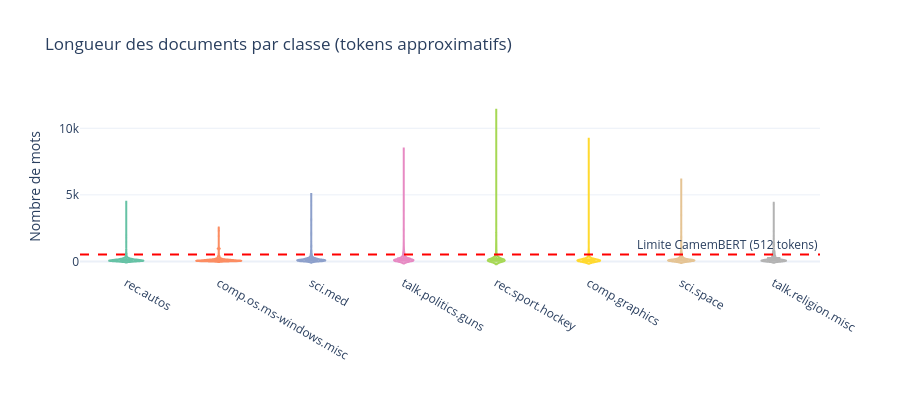

The notebook cell this image was saved under:
### Code cell
# Longueur des documents — violin plot par classe
train_ng['n_tokens_approx'] = train_ng['text'].str.split().str.len()

fig = px.violin(
    train_ng, x='label', y='n_tokens_approx',
    box=True, points=False,
    color='label', color_discrete_sequence=PALETTE,
    title='Longueur des documents par classe (tokens approximatifs)',
    labels={'n_tokens_approx': 'Nombre de mots', 'label': ''},
    template=TEMPLATE,
)
fig.update_layout(showlegend=False, height=400)
fig.add_hline(y=512, line_dash='dash', line_color='red',
              annotation_text='Limite CamemBERT (512 tokens)',
              annotation_position='top right')
fig.show()

### Figure 1 — Plotly figure (JSON) as saved in the notebook; plotly's stock layout.template omitted (floating-point values rounded to 4 significant figures; data arrays with more than 128 entries replaced by an {"elided": "..."} marker saying what was removed)
{"data": [{"alignmentgroup": "True", "box": {"visible": true}, "hovertemplate": "=%{x}<br>Nombre de mots=%{y}<extra></extra>", "legendgroup": "rec.autos", "marker": {"color": "rgb(102,194,165)"}, "name": "rec.autos", "offsetgroup": "rec.autos", "orientation": "v", "points": false, "scalegroup": "True", "showlegend": true, "type": "violin", "x": {"elided": "556 str values"}, "x0": " ", "xaxis": "x", "y": {"elided": "556 int values"}, "y0": " ", "yaxis": "y"}, {"alignmentgroup": "True", "box": {"visible": true}, "hovertemplate": "=%{x}<br>Nombre de mots=%{y}<extra></extra>", "legendgroup": "comp.os.ms-windows.misc", "marker": {"color": "rgb(252,141,98)"}, "name": "comp.os.ms-windows.misc", "offsetgroup": "comp.os.ms-windows.misc", "orientation": "v", "points": false, "scalegroup": "True", "showlegend": true, "type": "violin", "x": {"elided": "564 str values"}, "x0": " ", "xaxis": "x", "y": {"elided": "564 int values"}, "y0": " ", "yaxis": "y"}, {"alignmentgroup": "True", "box": {"visible": true}, "hovertemplate": "=%{x}<br>Nombre de mots=%{y}<extra></extra>", "legendgroup": "sci.med", "marker": {"color": "rgb(141,160,203)"}, "name": "sci.med", "offsetgroup": "sci.med", "orientation": "v", "points": false, "scalegroup": "True", "showlegend": true, "type": "violin", "x": {"elided": "576 str values"}, "x0": " ", "xaxis": "x", "y": {"elided": "576 int values"}, "y0": " ", "yaxis": "y"}, {"alignmentgroup": "True", "box": {"visible": true}, "hovertemplate": "=%{x}<br>Nombre de mots=%{y}<extra></extra>", "legendgroup": "talk.politics.guns", "marker": {"color": "rgb(231,138,195)"}, "name": "talk.politics.guns", "offsetgroup": "talk.politics.guns", "orientation": "v", "points": false, "scalegroup": "True", "showlegend": true, "type": "violin", "x": {"elided": "532 str values"}, "x0": " ", "xaxis": "x", "y": {"elided": "532 int values"}, "y0": " ", "yaxis": "y"}, {"alignmentgroup": "True", "box": {"visible": true}, "hovertemplate": "=%{x}<br>Nombre de mots=%{y}<extra></extra>", "legendgroup": "rec.sport.hockey", "marker": {"color": "rgb(166,216,84)"}, "name": "rec.sport.hockey", "offsetgroup": "rec.sport.hockey", "orientation": "v", "points": false, "scalegroup": "True", "showlegend": true, "type": "violin", "x": {"elided": "580 str values"}, "x0": " ", "xaxis": "x", "y": {"elided": "580 int values"}, "y0": " ", "yaxis": "y"}, {"alignmentgroup": "True", "box": {"visible": true}, "hovertemplate": "=%{x}<br>Nombre de mots=%{y}<extra></extra>", "legendgroup": "comp.graphics", "marker": {"color": "rgb(255,217,47)"}, "name": "comp.graphics", "offsetgroup": "comp.graphics", "orientation": "v", "points": false, "scalegroup": "True", "showlegend": true, "type": "violin", "x": {"elided": "567 str values"}, "x0": " ", "xaxis": "x", "y": {"elided": "567 int values"}, "y0": " ", "yaxis": "y"}, {"alignmentgroup": "True", "box": {"visible": true}, "hovertemplate": "=%{x}<br>Nombre de mots=%{y}<extra></extra>", "legendgroup": "sci.space", "marker": {"color": "rgb(229,196,148)"}, "name": "sci.space", "offsetgroup": "sci.space", "orientation": "v", "points": false, "scalegroup": "True", "showlegend": true, "type": "violin", "x": {"elided": "576 str values"}, "x0": " ", "xaxis": "x", "y": {"elided": "576 int values"}, "y0": " ", "yaxis": "y"}, {"alignmentgroup": "True", "box": {"visible": true}, "hovertemplate": "=%{x}<br>Nombre de mots=%{y}<extra></extra>", "legendgroup": "talk.religion.misc", "marker": {"color": "rgb(179,179,179)"}, "name": "talk.religion.misc", "offsetgroup": "talk.religion.misc", "orientation": "v", "points": false, "scalegroup": "True", "showlegend": true, "type": "violin", "x": {"elided": "359 str values"}, "x0": " ", "xaxis": "x", "y": {"elided": "359 int values"}, "y0": " ", "yaxis": "y"}], "layout": {"annotations": [{"showarrow": false, "text": "Limite CamemBERT (512 tokens)", "x": 1, "xanchor": "right", "xref": "x domain", "y": 512, "yanchor": "bottom", "yref": "y"}], "height": 400, "legend": {"title": {"text": ""}, "tracegroupgap": 0}, "shapes": [{"line": {"color": "red", "dash": "dash"}, "type": "line", "x0": 0, "x1": 1, "xref": "x domain", "y0": 512, "y1": 512, "yref": "y"}], "showlegend": false, "title": {"text": "Longueur des documents par classe (tokens approximatifs)"}, "violinmode": "overlay", "xaxis": {"anchor": "y", "categoryarray": ["rec.autos", "comp.os.ms-windows.misc", "sci.med", "talk.politics.guns", "rec.sport.hockey", "comp.graphics", "sci.space", "talk.religion.misc"], "categoryorder": "array", "domain": [0.0, 1.0], "title": {"text": ""}}, "yaxis": {"anchor": "x", "domain": [0.0, 1.0], "title": {"text": "Nombre de mots"}}}}
